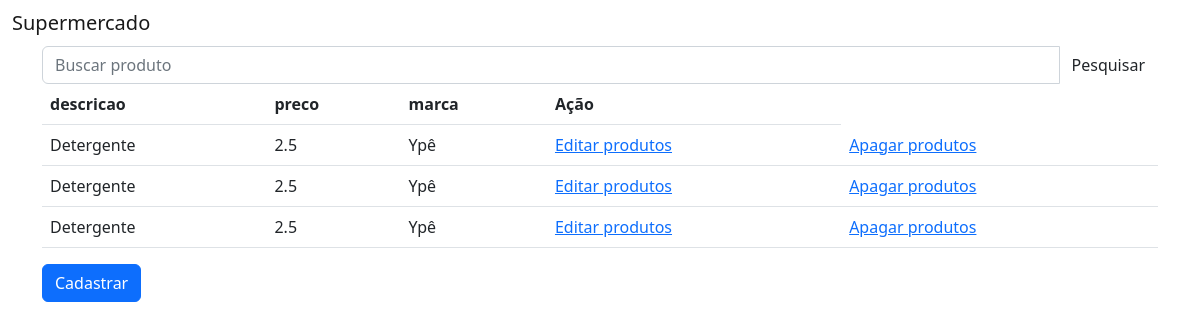
Page /produto/produto_list/ on the earlier database version.
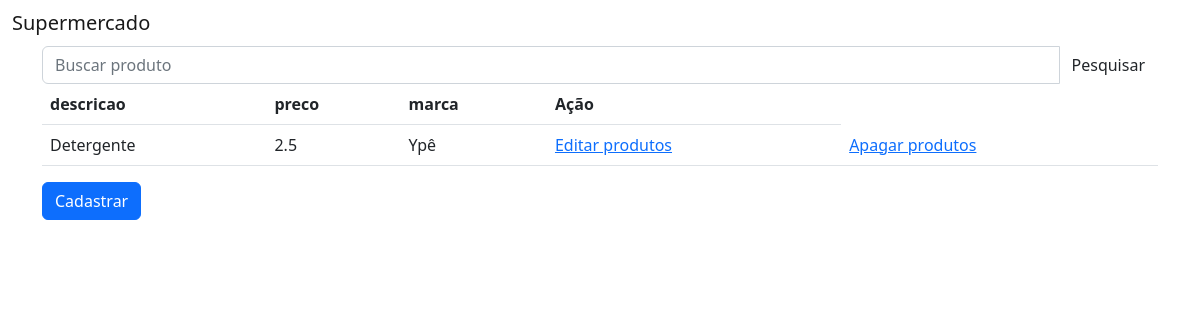
Same page on the later database version.
### app/models.py (models this page shows)
class Produto(models.Model):
    descricao = models.CharField(max_length=50, null=False)
    preco = models.FloatField(null=False)
    marca = models.ForeignKey(Marca, on_delete=models.PROTECT)

class Marca(models.Model):
    nome = models.CharField(max_length=50, null=False)
    def __str__(self):
        return self.nome

### app/views.py (the view)
# urls.py: re_path(r'^produto/produto_list/', listar_produto, name="listar_produto"),
def listar_produto(request, template_name="produto/produto_list.html"):
    query = request.GET.get("busca")
    if query:
        produto = Produto.objects.filter(nome__iexact=query)
    else:
        produto = Produto.objects.all
    produtos = {'lista': produto}
    return render(request, template_name, produtos)

### app/templates/produto/produto_list.html (shortened to what this page needs)
{% extends 'base.html' %}
{% block content %}
  <form method="get">
    <div class="col-lg-12">
      <div class="input-group">
        <input type="text" class="form-control" name="busca" placeholder="Buscar produto">
        <span class="input-group-btn">
          <button class="btn btn-default" type="submit">Pesquisar</button>
        </span>
      </div>
    </div>
  </form>
  <div class="col-lg-12">
      <table class="table">
        <thead>
        <tr>
          <th>descricao</th>
          <th>preco</th>
          <th>marca</th>
          <th>Ação</th>
        </tr>
        </thead>
        <tbody>
        {% for produto in lista %}
        <tr>
          <td>{{produto.descricao}}</td>
          <td>{{produto.preco}}</td>
          <td>{{produto.marca}}</td>
          <td>
            <a href="{% url 'produto_edit' pk=produto.pk%}">Editar produtos</a>
          </td>
          <td>
            <a href="{% url 'produto_remove' pk=produto.pk%}">Apagar produtos</a>
          </td>
        </tr>
        {% endfor %}
        </tbody>
      </table>
        <a href="{% url 'cadastrar_produto' %}">
          <button type="submit" class="btn btn-primary">Cadastrar</button>
        </a>
  </div>
{% endblock content %}

### app/templates/base.html (shortened to what this page needs)
<!DOCTYPE html>
<html lang="pt-BR">
    <head>
        <link href="https://cdn.jsdelivr.net/npm/bootstrap@5.2.0/dist/css/bootstrap.min.css" rel="stylesheet"
>
    </head>
    <body>
    <nav class="navbar navbar-defult">
        <div class="container-fluid">
            <div class="navbar-header">
                <a class="navbar-brand">Supermercado</a>
            </div>
        </div>
    </nav>
    <div class="container">
        {% block content %}
        {% endblock %}
    </div>
    </body>
</html>

Differences in the rows shown:
removed Produto: descricao "Detergente", preco "2.5", marca "Ypê"
removed Produto: descricao "Detergente", preco "2.5", marca "Ypê"
